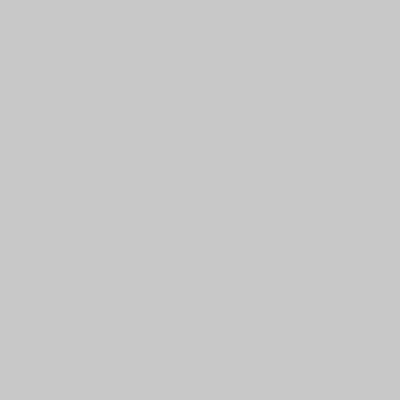
Frame 1 (no input)
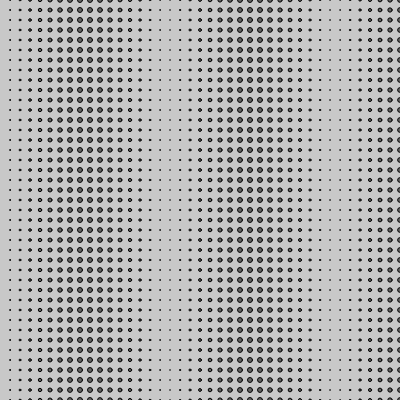
Frame 60 (no input)
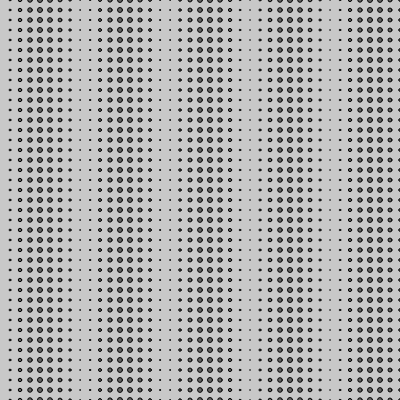
Frame 120 (the mouse pressed at the canvas centre since frame 60)

The p5.js sketch that drew these frames (run headless with seeded random() and noise() and a simulated clock; from frame 60 on, the mouse is pressed at the canvas centre):

// p5.js sketch
// ── sketch.js
var wave = 0;

function setup() {
  createCanvas(400, 400);
}

function draw() {
  background(200);
  var gap = 10;
  fill(100);
  for (var y=0; y <= height; y = y+gap) {
    for (var x=0; x <= width; x = x+gap) {
      //var circleSize = gap/2;
      //var circleSize = random(gap/2);
      var circleSize = sin(x * 6.28 * wave) * gap/2;
      ellipse(x, y, circleSize, circleSize);
    }
  }
  wave += 0.1;
}
